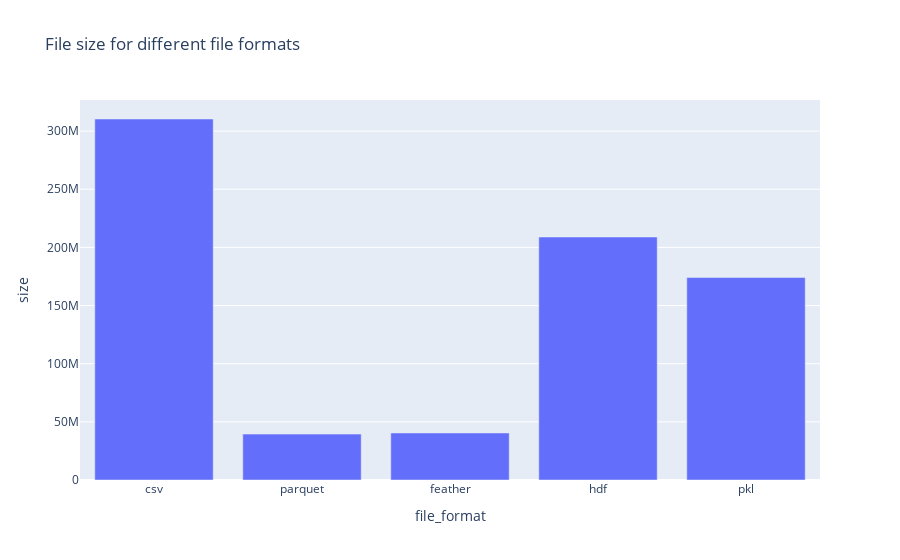

This figure's notebook cell:
### Code cell
# plot file size for different file formats
file_df = pd.DataFrame(file_dict).T.reset_index()
file_df.rename(columns={'index': 'file_format'}, inplace=True)
fig = px.bar(file_df, x='file_format', y='size', title='File size for different file formats')
fig.show()

### Figure 1 — Plotly figure (JSON) as saved in the notebook; plotly's stock layout.template omitted (floating-point values rounded to 4 significant figures)
{"data": [{"alignmentgroup": "True", "hovertemplate": "file_format=%{x}<br>size=%{y}<extra></extra>", "legendgroup": "", "marker": {"color": "#636efa", "pattern": {"shape": ""}}, "name": "", "offsetgroup": "", "orientation": "v", "showlegend": false, "textposition": "auto", "type": "bar", "x": ["csv", "parquet", "feather", "hdf", "pkl"], "xaxis": "x", "y": [310387560, 39468837, 40438458, 208912136, 174085138], "yaxis": "y"}], "layout": {"barmode": "relative", "legend": {"tracegroupgap": 0}, "title": {"text": "File size for different file formats"}, "xaxis": {"anchor": "y", "domain": [0, 1], "title": {"text": "file_format"}}, "yaxis": {"anchor": "x", "domain": [0, 1], "title": {"text": "size"}}}}
